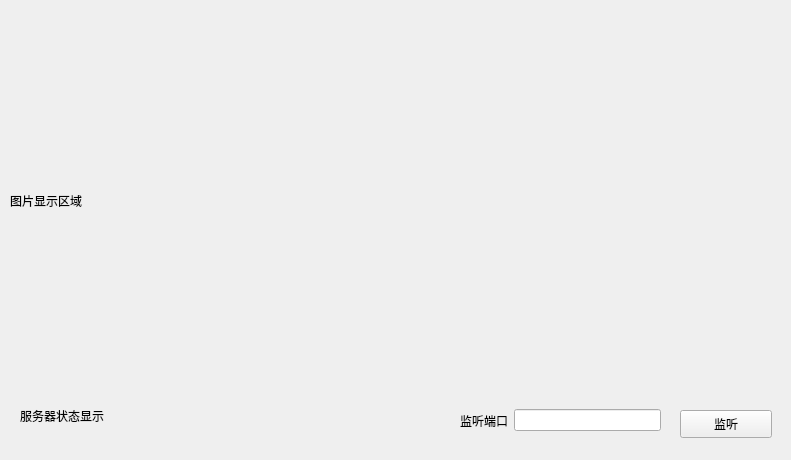
<?xml version="1.0" encoding="UTF-8"?>
<ui version="4.0">
 <class>Widget</class>
 <widget class="QWidget" name="Widget">
  <property name="geometry">
   <rect>
    <x>0</x>
    <y>0</y>
    <width>791</width>
    <height>460</height>
   </rect>
  </property>
  <property name="windowTitle">
   <string>Widget</string>
  </property>
  <widget class="QLabel" name="imageLabel">
   <property name="geometry">
    <rect>
     <x>10</x>
     <y>20</y>
     <width>771</width>
     <height>361</height>
    </rect>
   </property>
   <property name="text">
    <string>图片显示区域</string>
   </property>
  </widget>
  <widget class="QLabel" name="serverStatusLabel">
   <property name="geometry">
    <rect>
     <x>20</x>
     <y>400</y>
     <width>211</width>
     <height>31</height>
    </rect>
   </property>
   <property name="text">
    <string>服务器状态显示</string>
   </property>
  </widget>
  <widget class="QWidget" name="horizontalLayoutWidget">
   <property name="geometry">
    <rect>
     <x>460</x>
     <y>400</y>
     <width>201</width>
     <height>41</height>
    </rect>
   </property>
   <layout class="QHBoxLayout" name="horizontalLayout">
    <item>
     <widget class="QLabel" name="label_3">
      <property name="text">
       <string>监听端口</string>
      </property>
     </widget>
    </item>
    <item>
     <widget class="QLineEdit" name="portLineEdit"/>
    </item>
   </layout>
  </widget>
  <widget class="QPushButton" name="startButton">
   <property name="geometry">
    <rect>
     <x>680</x>
     <y>410</y>
     <width>92</width>
     <height>28</height>
    </rect>
   </property>
   <property name="text">
    <string>监听</string>
   </property>
  </widget>
 </widget>
 <resources/>
 <connections/>
</ui>
